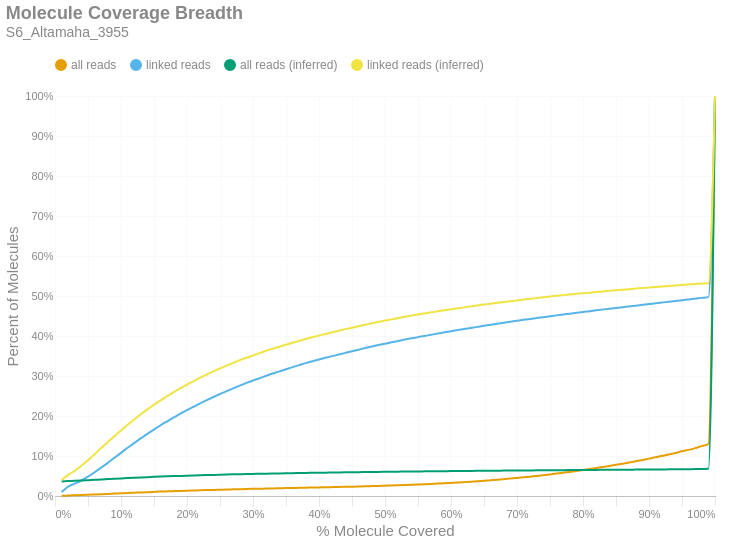

The notebook cell saved with this chart:
### Markdown cell above
### Molecule Read Coverage
This chart shows molecule coverage breadth as computed by the number of bases aligned to that molecule. In other words, "*how much of each unique long molecule is actually sequenced/aligned?*" Keep in mind there is a distinction between sequences and alignments, since some sequences belonging to a particular molecule may not align well and wouldn't appear in the alignment data. This chart also shows molecule coverage breadth as computed by the *inferred fragment* from which the aligned sequences originate. Unlike read coverage, this calculation takes into account the total insert size, including unsequenced gaps between the forward and reverse reads. Like the previous figures, these are cumulative percents.

### Code cell
if SKIPLR:
    print_html(f"Skipped")
else:
    binned_df = consolidated_hist(valids['coverage_bp'], mask, 0.01, True)
    binned_df_inf = consolidated_hist(valids['coverage_inserts'], mask, 0.01, True)
    binned_df = binned_df.with_columns(pl.lit(binned_df_inf['all reads (cumsum)']).alias('all reads (inferred)'))
    binned_df = binned_df.with_columns(pl.lit(binned_df_inf['linked reads (cumsum)']).alias('linked reads (inferred)'))
    binned_df = binned_df.with_columns(
        (pl.col('bin').cast(pl.Float64) + 0.01).alias('right_edge')
    )

    with SafeRender(binned_df):
        (
            density_plot(binned_df, 'Molecule Coverage Breadth', samplename, 'molcov', ['all reads (inferred)','linked reads (inferred)'])
            .encode(
                #x=alt.X('bin:Q', title="% Molecule Covered").axis(format = '%').scale(padding=0),
                x=alt.X('right_edge:Q', title="% Molecule Covered").axis(format='%').scale(padding=0),
                y=alt.Y('value:Q', title='Percent of Molecules')
                    .axis(format='%')
                    .stack(False)
                    .scale(domainMin=0, padding=0),
                color=alt.Color("key:N").scale(domain = ["all reads", "linked reads", "all reads (inferred)", "linked reads (inferred)"]),
                tooltip = [
                    alt.Tooltip("key:N", title = "Data Type"),
                    alt.Tooltip("range_label:N", title="% Molecule Covered"),
                    alt.Tooltip("value:Q", format = ".2%", title="% Molecules")
                ]
            )
        ).display()

### Figure 1 — Vega-Lite specification as saved in the notebook (floating-point values rounded to 4 significant figures)
{"width": "container", "height": 400, "config": {"title": {"anchor": "start", "dy": -15, "fontSize": 18, "color": "#888888", "subtitleColor": "#888888", "subtitleFontSize": 14}, "arc": {"fill": "#0072B2"}, "axis": {"domainColor": "#888888", "domainWidth": 0.5, "gridWidth": 0.2, "grid": false, "titleFontWeight": 400, "titleFontSize": 15, "labelFontSize": 11, "labelColor": "#888888", "tickColor": "#888888", "tickWidth": 0.2, "titleColor": "#888888"}, "axisBand": {"grid": false}, "axisX": {"grid": true, "tickSize": 10, "domainCap": "round"}, "axisY": {"domain": false, "grid": true, "tickSize": 0, "domainCap": "round"}, "background": "transparent", "header": {"labelFontSize": 15, "labelColor": "#888888", "titleFontSize": 15, "titleFontWeight": 600, "titleColor": "#888888"}, "legend": {"labelFont": "sans-serif", "labelFontSize": 12, "labelColor": "#888888", "symbolSize": 100, "symbolType": "circle", "titleFontSize": 12, "titlePadding": 10, "titleColor": "#888888", "title": null, "orient": "top"}, "range": {"category": ["#E69F00", "#56B4E9", "#009E73", "#F0E442", "#0072B2", "#D55E00", "#CC79A7", "#000000"], "diverging": ["#cfe8f3", "#a2d4ec", "#73bfe2", "#46abdb", "#1696d2", "#12719e"]}, "area": {"fill": "#0072B2", "fillOpacity": 0.7, "line": true, "strokeOpacity": 0.7}, "line": {"color": "#0072B2", "stroke": "#0072B2", "strokeWidth": 2}, "trail": {"color": "#0072B2", "stroke": "#0072B2", "strokeWidth": 0, "size": 1}, "point": {"filled": true, "fillOpacity": 1.0, "size": 95}, "text": {"color": "#888888", "fontSize": 11, "align": "right", "fontWeight": 400, "size": 11}, "bar": {"fill": "#0072B2", "stroke": null}, "view": {"stroke": null, "continuousWidth": 660, "continuousHeight": 400}}, "data": {"name": "data-27de57603a00b172f2f8fbb44fb4ee5d"}, "mark": {"type": "line", "interpolate": "monotone", "point": {"opacity": 0, "size": 275}}, "encoding": {"color": {"field": "key", "scale": {"domain": ["all reads", "linked reads", "all reads (inferred)", "linked reads (inferred)"]}, "type": "nominal"}, "tooltip": [{"field": "key", "title": "Data Type", "type": "nominal"}, {"field": "range_label", "title": "% Molecule Covered", "type": "nominal"}, {"field": "value", "format": ".2%", "title": "% Molecules", "type": "quantitative"}], "x": {"axis": {"format": "%"}, "field": "right_edge", "scale": {"padding": 0}, "title": "% Molecule Covered", "type": "quantitative"}, "y": {"axis": {"format": "%"}, "field": "value", "scale": {"domainMin": 0, "padding": 0}, "stack": false, "title": "Percent of Molecules", "type": "quantitative"}}, "params": [{"name": "param_c36ac31b6afebe62", "select": {"type": "point", "fields": ["key"]}, "bind": "legend"}], "title": {"text": "Molecule Coverage Breadth", "subtitle": "S6_Altamaha_3955"}, "transform": [{"fold": ["all reads (cumsum)", "linked reads (cumsum)", "all reads (inferred)", "linked reads (inferred)"]}, {"calculate": "replace(datum.key, ' (cumsum)', '')", "as": "key"}, {"filter": {"param": "param_c36ac31b6afebe62"}}], "usermeta": {"embedOptions": {"downloadFileName": "S6_Altamaha_3955.molcov"}}, "$schema": "https://vega.github.io/schema/vega-lite/v6.1.0.json", "datasets": {"data-27de57603a00b172f2f8fbb44fb4ee5d": [{"bin": "0.0", "interval": "0.0-0.01", "all reads": 0.0006569, "linked reads": 0.009816, "all reads (cumsum)": 0.0006569, "linked reads (cumsum)": 0.009816, "range_label": "0.0-0.01", "all reads (inferred)": 0.03655, "linked reads (inferred)": 0.03999, "right_edge": 0.01}, {"bin": "0.01", "interval": "0.01-0.02", "all reads": 0.0008733, "linked reads": 0.01375, "all reads (cumsum)": 0.00153, "linked reads (cumsum)": 0.02356, "range_label": "0.01-0.02", "all reads (inferred)": 0.03733, "linked reads (inferred)": 0.05283, "right_edge": 0.02}, {"bin": "0.02", "interval": "0.02-0.03", "all reads": 0.0004927, "linked reads": 0.007558, "all reads (cumsum)": 0.002023, "linked reads (cumsum)": 0.03112, "range_label": "0.02-0.03", "all reads (inferred)": 0.03796, "linked reads (inferred)": 0.06311, "right_edge": 0.03}, {"bin": "0.03", "interval": "0.03-0.04", "all reads": 0.0004912, "linked reads": 0.007641, "all reads (cumsum)": 0.002514, "linked reads (cumsum)": 0.03876, "range_label": "0.03-0.04", "all reads (inferred)": 0.03871, "linked reads (inferred)": 0.07551, "right_edge": 0.04}, {"bin": "0.04", "interval": "0.04-0.05", "all reads": 0.0005992, "linked reads": 0.009605, "all reads (cumsum)": 0.003113, "linked reads (cumsum)": 0.04837, "range_label": "0.04-0.05", "all reads (inferred)": 0.03956, "linked reads (inferred)": 0.08957, "right_edge": 0.05}, {"bin": "0.05", "interval": "0.05-0.06", "all reads": 0.000688, "linked reads": 0.01106, "all reads (cumsum)": 0.003801, "linked reads (cumsum)": 0.05943, "range_label": "0.05-0.06", "all reads (inferred)": 0.04045, "linked reads (inferred)": 0.1044, "right_edge": 0.06}, {"bin": "0.06", "interval": "0.06-0.07", "all reads": 0.0007076, "linked reads": 0.01144, "all reads (cumsum)": 0.004509, "linked reads (cumsum)": 0.07087, "range_label": "0.06-0.07", "all reads (inferred)": 0.04137, "linked reads (inferred)": 0.1198, "right_edge": 0.07}, {"bin": "0.07", "interval": "0.07-0.08", "all reads": 0.0007289, "linked reads": 0.01196, "all reads (cumsum)": 0.005238, "linked reads (cumsum)": 0.08283, "range_label": "0.07-0.08", "all reads (inferred)": 0.04226, "linked reads (inferred)": 0.1346, "right_edge": 0.08}, {"bin": "0.08", "interval": "0.08-0.09", "all reads": 0.0007744, "linked reads": 0.0126, "all reads (cumsum)": 0.006012, "linked reads (cumsum)": 0.09543, "range_label": "0.08-0.09", "all reads (inferred)": 0.04316, "linked reads (inferred)": 0.1496, "right_edge": 0.09}, {"bin": "0.09", "interval": "0.09-0.1", "all reads": 0.000761, "linked reads": 0.01246, "all reads (cumsum)": 0.006773, "linked reads (cumsum)": 0.1079, "range_label": "0.09-0.1", "all reads (inferred)": 0.04402, "linked reads (inferred)": 0.164, "right_edge": 0.1}, {"bin": "0.1", "interval": "0.1-0.11", "all reads": 0.0007706, "linked reads": 0.0126, "all reads (cumsum)": 0.007544, "linked reads (cumsum)": 0.1205, "range_label": "0.1-0.11", "all reads (inferred)": 0.04485, "linked reads (inferred)": 0.178, "right_edge": 0.11}, {"bin": "0.11", "interval": "0.11-0.12", "all reads": 0.0007127, "linked reads": 0.01181, "all reads (cumsum)": 0.008256, "linked reads (cumsum)": 0.1323, "range_label": "0.11-0.12", "all reads (inferred)": 0.04565, "linked reads (inferred)": 0.1914, "right_edge": 0.12}, {"bin": "0.12", "interval": "0.12-0.13", "all reads": 0.000716, "linked reads": 0.01178, "all reads (cumsum)": 0.008972, "linked reads (cumsum)": 0.1441, "range_label": "0.12-0.13", "all reads (inferred)": 0.04642, "linked reads (inferred)": 0.2043, "right_edge": 0.13}, {"bin": "0.13", "interval": "0.13-0.14", "all reads": 0.0006846, "linked reads": 0.01125, "all reads (cumsum)": 0.009657, "linked reads (cumsum)": 0.1553, "range_label": "0.13-0.14", "all reads (inferred)": 0.04716, "linked reads (inferred)": 0.2167, "right_edge": 0.14}, {"bin": "0.14", "interval": "0.14-0.15", "all reads": 0.0006562, "linked reads": 0.01079, "all reads (cumsum)": 0.01031, "linked reads (cumsum)": 0.1661, "range_label": "0.14-0.15", "all reads (inferred)": 0.04784, "linked reads (inferred)": 0.2282, "right_edge": 0.15}, {"bin": "0.15", "interval": "0.15-0.16", "all reads": 0.0006509, "linked reads": 0.01076, "all reads (cumsum)": 0.01096, "linked reads (cumsum)": 0.1769, "range_label": "0.15-0.16", "all reads (inferred)": 0.0485, "linked reads (inferred)": 0.2392, "right_edge": 0.16}, {"bin": "0.16", "interval": "0.16-0.17", "all reads": 0.0006035, "linked reads": 0.009857, "all reads (cumsum)": 0.01157, "linked reads (cumsum)": 0.1867, "range_label": "0.16-0.17", "all reads (inferred)": 0.04912, "linked reads (inferred)": 0.2497, "right_edge": 0.17}, {"bin": "0.17", "interval": "0.17-0.18", "all reads": 0.0005903, "linked reads": 0.009651, "all reads (cumsum)": 0.01216, "linked reads (cumsum)": 0.1964, "range_label": "0.17-0.18", "all reads (inferred)": 0.04972, "linked reads (inferred)": 0.2598, "right_edge": 0.18}, {"bin": "0.18", "interval": "0.18-0.19", "all reads": 0.0005745, "linked reads": 0.00939, "all reads (cumsum)": 0.01273, "linked reads (cumsum)": 0.2058, "range_label": "0.18-0.19", "all reads (inferred)": 0.05029, "linked reads (inferred)": 0.2695, "right_edge": 0.19}, {"bin": "0.19", "interval": "0.19-0.2", "all reads": 0.0005384, "linked reads": 0.008753, "all reads (cumsum)": 0.01327, "linked reads (cumsum)": 0.2145, "range_label": "0.19-0.2", "all reads (inferred)": 0.05084, "linked reads (inferred)": 0.2786, "right_edge": 0.2}, {"bin": "0.2", "interval": "0.2-0.21", "all reads": 0.0005214, "linked reads": 0.00858, "all reads (cumsum)": 0.01379, "linked reads (cumsum)": 0.2231, "range_label": "0.2-0.21", "all reads (inferred)": 0.05135, "linked reads (inferred)": 0.2873, "right_edge": 0.21}, {"bin": "0.21", "interval": "0.21-0.22", "all reads": 0.0005183, "linked reads": 0.00853, "all reads (cumsum)": 0.01431, "linked reads (cumsum)": 0.2316, "range_label": "0.21-0.22", "all reads (inferred)": 0.05185, "linked reads (inferred)": 0.2957, "right_edge": 0.22}, {"bin": "0.22", "interval": "0.22-0.23", "all reads": 0.000502, "linked reads": 0.008166, "all reads (cumsum)": 0.01481, "linked reads (cumsum)": 0.2398, "range_label": "0.22-0.23", "all reads (inferred)": 0.05233, "linked reads (inferred)": 0.3037, "right_edge": 0.23}, {"bin": "0.23", "interval": "0.23-0.24", "all reads": 0.0004728, "linked reads": 0.007732, "all reads (cumsum)": 0.01529, "linked reads (cumsum)": 0.2475, "range_label": "0.23-0.24", "all reads (inferred)": 0.0528, "linked reads (inferred)": 0.3116, "right_edge": 0.24}, {"bin": "0.24", "interval": "0.24-0.25", "all reads": 0.0004558, "linked reads": 0.007447, "all reads (cumsum)": 0.01574, "linked reads (cumsum)": 0.255, "range_label": "0.24-0.25", "all reads (inferred)": 0.05324, "linked reads (inferred)": 0.319, "right_edge": 0.25}, {"bin": "0.25", "interval": "0.25-0.26", "all reads": 0.0004579, "linked reads": 0.007368, "all reads (cumsum)": 0.0162, "linked reads (cumsum)": 0.2624, "range_label": "0.25-0.26", "all reads (inferred)": 0.05366, "linked reads (inferred)": 0.3261, "right_edge": 0.26}, {"bin": "0.26", "interval": "0.26-0.27", "all reads": 0.000428, "linked reads": 0.006864, "all reads (cumsum)": 0.01663, "linked reads (cumsum)": 0.2692, "range_label": "0.26-0.27", "all reads (inferred)": 0.05406, "linked reads (inferred)": 0.3329, "right_edge": 0.27}, {"bin": "0.27", "interval": "0.27-0.28", "all reads": 0.0004266, "linked reads": 0.006802, "all reads (cumsum)": 0.01705, "linked reads (cumsum)": 0.276, "range_label": "0.27-0.28", "all reads (inferred)": 0.05445, "linked reads (inferred)": 0.3393, "right_edge": 0.28}, {"bin": "0.28", "interval": "0.28-0.29", "all reads": 0.0004151, "linked reads": 0.006661, "all reads (cumsum)": 0.01747, "linked reads (cumsum)": 0.2827, "range_label": "0.28-0.29", "all reads (inferred)": 0.05483, "linked reads (inferred)": 0.3457, "right_edge": 0.29}, {"bin": "0.29", "interval": "0.29-0.3", "all reads": 0.0003907, "linked reads": 0.00619, "all reads (cumsum)": 0.01786, "linked reads (cumsum)": 0.2889, "range_label": "0.29-0.3", "all reads (inferred)": 0.05518, "linked reads (inferred)": 0.3515, "right_edge": 0.3}, {"bin": "0.3", "interval": "0.3-0.31", "all reads": 0.0003596, "linked reads": 0.005603, "all reads (cumsum)": 0.01822, "linked reads (cumsum)": 0.2945, "range_label": "0.3-0.31", "all reads (inferred)": 0.05552, "linked reads (inferred)": 0.3572, "right_edge": 0.31}, {"bin": "0.31", "interval": "0.31-0.32", "all reads": 0.0003933, "linked reads": 0.00607, "all reads (cumsum)": 0.01861, "linked reads (cumsum)": 0.3005, "range_label": "0.31-0.32", "all reads (inferred)": 0.05587, "linked reads (inferred)": 0.363, "right_edge": 0.32}, {"bin": "0.32", "interval": "0.32-0.33", "all reads": 0.0003816, "linked reads": 0.005809, "all reads (cumsum)": 0.01899, "linked reads (cumsum)": 0.3064, "range_label": "0.32-0.33", "all reads (inferred)": 0.05619, "linked reads (inferred)": 0.3683, "right_edge": 0.33}, {"bin": "0.33", "interval": "0.33-0.34", "all reads": 0.0003411, "linked reads": 0.005111, "all reads (cumsum)": 0.01933, "linked reads (cumsum)": 0.3115, "range_label": "0.33-0.34", "all reads (inferred)": 0.05649, "linked reads (inferred)": 0.3733, "right_edge": 0.34}, {"bin": "0.34", "interval": "0.34-0.35", "all reads": 0.0003684, "linked reads": 0.005487, "all reads (cumsum)": 0.0197, "linked reads (cumsum)": 0.317, "range_label": "0.34-0.35", "all reads (inferred)": 0.05679, "linked reads (inferred)": 0.3783, "right_edge": 0.35}, {"bin": "0.35", "interval": "0.35-0.36", "all reads": 0.0003622, "linked reads": 0.005173, "all reads (cumsum)": 0.02007, "linked reads (cumsum)": 0.3221, "range_label": "0.35-0.36", "all reads (inferred)": 0.05709, "linked reads (inferred)": 0.3833, "right_edge": 0.36}, {"bin": "0.36", "interval": "0.36-0.37", "all reads": 0.0003541, "linked reads": 0.005044, "all reads (cumsum)": 0.02042, "linked reads (cumsum)": 0.3272, "range_label": "0.36-0.37", "all reads (inferred)": 0.05737, "linked reads (inferred)": 0.388, "right_edge": 0.37}, {"bin": "0.37", "interval": "0.37-0.38", "all reads": 0.0003593, "linked reads": 0.004995, "all reads (cumsum)": 0.02078, "linked reads (cumsum)": 0.3322, "range_label": "0.37-0.38", "all reads (inferred)": 0.05766, "linked reads (inferred)": 0.3926, "right_edge": 0.38}, {"bin": "0.38", "interval": "0.38-0.39", "all reads": 0.0003574, "linked reads": 0.00466, "all reads (cumsum)": 0.02114, "linked reads (cumsum)": 0.3368, "range_label": "0.38-0.39", "all reads (inferred)": 0.05792, "linked reads (inferred)": 0.3969, "right_edge": 0.39}, {"bin": "0.39", "interval": "0.39-0.4", "all reads": 0.0003591, "linked reads": 0.004449, "all reads (cumsum)": 0.0215, "linked reads (cumsum)": 0.3413, "range_label": "0.39-0.4", "all reads (inferred)": 0.05818, "linked reads (inferred)": 0.4012, "right_edge": 0.4}, {"bin": "0.4", "interval": "0.4-0.41", "all reads": 0.0003452, "linked reads": 0.004234, "all reads (cumsum)": 0.02184, "linked reads (cumsum)": 0.3455, "range_label": "0.4-0.41", "all reads (inferred)": 0.05843, "linked reads (inferred)": 0.4052, "right_edge": 0.41}, {"bin": "0.41", "interval": "0.41-0.42", "all reads": 0.0003667, "linked reads": 0.004106, "all reads (cumsum)": 0.02221, "linked reads (cumsum)": 0.3496, "range_label": "0.41-0.42", "all reads (inferred)": 0.05868, "linked reads (inferred)": 0.4094, "right_edge": 0.42}, {"bin": "0.42", "interval": "0.42-0.43", "all reads": 0.0003763, "linked reads": 0.004172, "all reads (cumsum)": 0.02258, "linked reads (cumsum)": 0.3538, "range_label": "0.42-0.43", "all reads (inferred)": 0.05892, "linked reads (inferred)": 0.4133, "right_edge": 0.43}, {"bin": "0.43", "interval": "0.43-0.44", "all reads": 0.000394, "linked reads": 0.004085, "all reads (cumsum)": 0.02298, "linked reads (cumsum)": 0.3579, "range_label": "0.43-0.44", "all reads (inferred)": 0.05916, "linked reads (inferred)": 0.4171, "right_edge": 0.44}, {"bin": "0.44", "interval": "0.44-0.45", "all reads": 0.0004084, "linked reads": 0.00404, "all reads (cumsum)": 0.02339, "linked reads (cumsum)": 0.3619, "range_label": "0.44-0.45", "all reads (inferred)": 0.05939, "linked reads (inferred)": 0.4208, "right_edge": 0.45}, {"bin": "0.45", "interval": "0.45-0.46", "all reads": 0.0004228, "linked reads": 0.003936, "all reads (cumsum)": 0.02381, "linked reads (cumsum)": 0.3658, "range_label": "0.45-0.46", "all reads (inferred)": 0.05961, "linked reads (inferred)": 0.4244, "right_edge": 0.46}, {"bin": "0.46", "interval": "0.46-0.47", "all reads": 0.0004364, "linked reads": 0.003936, "all reads (cumsum)": 0.02425, "linked reads (cumsum)": 0.3698, "range_label": "0.46-0.47", "all reads (inferred)": 0.05984, "linked reads (inferred)": 0.4281, "right_edge": 0.47}, {"bin": "0.47", "interval": "0.47-0.48", "all reads": 0.0004661, "linked reads": 0.003787, "all reads (cumsum)": 0.02471, "linked reads (cumsum)": 0.3736, "range_label": "0.47-0.48", "all reads (inferred)": 0.06006, "linked reads (inferred)": 0.4317, "right_edge": 0.48}, {"bin": "0.48", "interval": "0.48-0.49", "all reads": 0.0004819, "linked reads": 0.003705, "all reads (cumsum)": 0.02519, "linked reads (cumsum)": 0.3773, "range_label": "0.48-0.49", "all reads (inferred)": 0.06028, "linked reads (inferred)": 0.4352, "right_edge": 0.49}, {"bin": "0.49", "interval": "0.49-0.5", "all reads": 0.0005345, "linked reads": 0.003539, "all reads (cumsum)": 0.02573, "linked reads (cumsum)": 0.3808, "range_label": "0.49-0.5", "all reads (inferred)": 0.06048, "linked reads (inferred)": 0.4385, "right_edge": 0.5}, {"bin": "0.5", "interval": "0.5-0.51", "all reads": 0.0005041, "linked reads": 0.003407, "all reads (cumsum)": 0.02623, "linked reads (cumsum)": 0.3842, "range_label": "0.5-0.51", "all reads (inferred)": 0.06067, "linked reads (inferred)": 0.4416, "right_edge": 0.51}, {"bin": "0.51", "interval": "0.51-0.52", "all reads": 0.000575, "linked reads": 0.003465, "all reads (cumsum)": 0.02681, "linked reads (cumsum)": 0.3877, "range_label": "0.51-0.52", "all reads (inferred)": 0.06087, "linked reads (inferred)": 0.4449, "right_edge": 0.52}, {"bin": "0.52", "interval": "0.52-0.53", "all reads": 0.0005999, "linked reads": 0.00332, "all reads (cumsum)": 0.02741, "linked reads (cumsum)": 0.391, "range_label": "0.52-0.53", "all reads (inferred)": 0.06107, "linked reads (inferred)": 0.448, "right_edge": 0.53}, {"bin": "0.53", "interval": "0.53-0.54", "all reads": 0.0006337, "linked reads": 0.003167, "all reads (cumsum)": 0.02804, "linked reads (cumsum)": 0.3942, "range_label": "0.53-0.54", "all reads (inferred)": 0.06125, "linked reads (inferred)": 0.4509, "right_edge": 0.54}, {"bin": "0.54", "interval": "0.54-0.55", "all reads": 0.0006588, "linked reads": 0.003002, "all reads (cumsum)": 0.0287, "linked reads (cumsum)": 0.3972, "range_label": "0.54-0.55", "all reads (inferred)": 0.06144, "linked reads (inferred)": 0.4538, "right_edge": 0.55}, {"bin": "0.55", "interval": "0.55-0.56", "all reads": 0.000716, "linked reads": 0.003072, "all reads (cumsum)": 0.02942, "linked reads (cumsum)": 0.4002, "range_label": "0.55-0.56", "all reads (inferred)": 0.06161, "linked reads (inferred)": 0.4565, "right_edge": 0.56}, {"bin": "0.56", "interval": "0.56-0.57", "all reads": 0.0007526, "linked reads": 0.00289, "all reads (cumsum)": 0.03017, "linked reads (cumsum)": 0.4031, "range_label": "0.56-0.57", "all reads (inferred)": 0.06178, "linked reads (inferred)": 0.4591, "right_edge": 0.57}, {"bin": "0.57", "interval": "0.57-0.58", "all reads": 0.0007893, "linked reads": 0.003184, "all reads (cumsum)": 0.03096, "linked reads (cumsum)": 0.4063, "range_label": "0.57-0.58", "all reads (inferred)": 0.06195, "linked reads (inferred)": 0.4617, "right_edge": 0.58}, {"bin": "0.58", "interval": "0.58-0.59", "all reads": 0.0008486, "linked reads": 0.00289, "all reads (cumsum)": 0.03181, "linked reads (cumsum)": 0.4092, "range_label": "0.58-0.59", "all reads (inferred)": 0.0621, "linked reads (inferred)": 0.4641, "right_edge": 0.59}, {"bin": "0.59", "interval": "0.59-0.6", "all reads": 0.0009247, "linked reads": 0.002857, "all reads (cumsum)": 0.03273, "linked reads (cumsum)": 0.4121, "range_label": "0.59-0.6", "all reads (inferred)": 0.06228, "linked reads (inferred)": 0.4668, "right_edge": 0.6}, {"bin": "0.6", "interval": "0.6-0.61", "all reads": 0.0009238, "linked reads": 0.0027, "all reads (cumsum)": 0.03365, "linked reads (cumsum)": 0.4148, "range_label": "0.6-0.61", "all reads (inferred)": 0.06244, "linked reads (inferred)": 0.4692, "right_edge": 0.61}, {"bin": "0.61", "interval": "0.61-0.62", "all reads": 0.001032, "linked reads": 0.002597, "all reads (cumsum)": 0.03469, "linked reads (cumsum)": 0.4174, "range_label": "0.61-0.62", "all reads (inferred)": 0.06259, "linked reads (inferred)": 0.4715, "right_edge": 0.62}, {"bin": "0.62", "interval": "0.62-0.63", "all reads": 0.00107, "linked reads": 0.002679, "all reads (cumsum)": 0.03576, "linked reads (cumsum)": 0.42, "range_label": "0.62-0.63", "all reads (inferred)": 0.06275, "linked reads (inferred)": 0.4741, "right_edge": 0.63}, {"bin": "0.63", "interval": "0.63-0.64", "all reads": 0.001139, "linked reads": 0.002737, "all reads (cumsum)": 0.03689, "linked reads (cumsum)": 0.4228, "range_label": "0.63-0.64", "all reads (inferred)": 0.0629, "linked reads (inferred)": 0.4765, "right_edge": 0.64}, {"bin": "0.64", "interval": "0.64-0.65", "all reads": 0.001192, "linked reads": 0.002816, "all reads (cumsum)": 0.03809, "linked reads (cumsum)": 0.4256, "range_label": "0.64-0.65", "all reads (inferred)": 0.06305, "linked reads (inferred)": 0.4787, "right_edge": 0.65}, {"bin": "0.65", "interval": "0.65-0.66", "all reads": 0.001302, "linked reads": 0.002473, "all reads (cumsum)": 0.03939, "linked reads (cumsum)": 0.4281, "range_label": "0.65-0.66", "all reads (inferred)": 0.06319, "linked reads (inferred)": 0.4808, "right_edge": 0.66}, {"bin": "0.66", "interval": "0.66-0.67", "all reads": 0.001298, "linked reads": 0.002638, "all reads (cumsum)": 0.04069, "linked reads (cumsum)": 0.4307, "range_label": "0.66-0.67", "all reads (inferred)": 0.06334, "linked reads (inferred)": 0.483, "right_edge": 0.67}, {"bin": "0.67", "interval": "0.67-0.68", "all reads": 0.001405, "linked reads": 0.002568, "all reads (cumsum)": 0.04209, "linked reads (cumsum)": 0.4333, "range_label": "0.67-0.68", "all reads (inferred)": 0.06348, "linked reads (inferred)": 0.4851, "right_edge": 0.68}, {"bin": "0.68", "interval": "0.68-0.69", "all reads": 0.001443, "linked reads": 0.00244, "all reads (cumsum)": 0.04354, "linked reads (cumsum)": 0.4357, "range_label": "0.68-0.69", "all reads (inferred)": 0.06361, "linked reads (inferred)": 0.4871, "right_edge": 0.69}, {"bin": "0.69", "interval": "0.69-0.7", "all reads": 0.001546, "linked reads": 0.002361, "all reads (cumsum)": 0.04508, "linked reads (cumsum)": 0.4381, "range_label": "0.69-0.7", "all reads (inferred)": 0.06375, "linked reads (inferred)": 0.489, "right_edge": 0.7}, {"bin": "0.7", "interval": "0.7-0.71", "all reads": 0.001571, "linked reads": 0.002357, "all reads (cumsum)": 0.04665, "linked reads (cumsum)": 0.4404, "range_label": "0.7-0.71", "all reads (inferred)": 0.06388, "linked reads (inferred)": 0.491, "right_edge": 0.71}, {"bin": "0.71", "interval": "0.71-0.72", "all reads": 0.001702, "linked reads": 0.002262, "all reads (cumsum)": 0.04835, "linked reads (cumsum)": 0.4427, "range_label": "0.71-0.72", "all reads (inferred)": 0.06402, "linked reads (inferred)": 0.493, "right_edge": 0.72}, {"bin": "0.72", "interval": "0.72-0.73", "all reads": 0.001797, "linked reads": 0.002253, "all reads (cumsum)": 0.05015, "linked reads (cumsum)": 0.445, "range_label": "0.72-0.73", "all reads (inferred)": 0.06414, "linked reads (inferred)": 0.4948, "right_edge": 0.73}, {"bin": "0.73", "interval": "0.73-0.74", "all reads": 0.001823, "linked reads": 0.002158, "all reads (cumsum)": 0.05197, "linked reads (cumsum)": 0.4471, "range_label": "0.73-0.74", "all reads (inferred)": 0.06428, "linked reads (inferred)": 0.4968, "right_edge": 0.74}, {"bin": "0.74", "interval": "0.74-0.75", "all reads": 0.002015, "linked reads": 0.002266, "all reads (cumsum)": 0.05399, "linked reads (cumsum)": 0.4494, "range_label": "0.74-0.75", "all reads (inferred)": 0.06443, "linked reads (inferred)": 0.4988, "right_edge": 0.75}, {"bin": "0.75", "interval": "0.75-0.76", "all reads": 0.001989, "linked reads": 0.002175, "all reads (cumsum)": 0.05598, "linked reads (cumsum)": 0.4516, "range_label": "0.75-0.76", "all reads (inferred)": 0.06454, "linked reads (inferred)": 0.5004, "right_edge": 0.76}, {"bin": "0.76", "interval": "0.76-0.77", "all reads": 0.002104, "linked reads": 0.002191, "all reads (cumsum)": 0.05808, "linked reads (cumsum)": 0.4537, "range_label": "0.76-0.77", "all reads (inferred)": 0.06467, "linked reads (inferred)": 0.5022, "right_edge": 0.77}, {"bin": "0.77", "interval": "0.77-0.78", "all reads": 0.002138, "linked reads": 0.002121, "all reads (cumsum)": 0.06022, "linked reads (cumsum)": 0.4559, "range_label": "0.77-0.78", "all reads (inferred)": 0.06479, "linked reads (inferred)": 0.5038, "right_edge": 0.78}, {"bin": "0.78", "interval": "0.78-0.79", "all reads": 0.002277, "linked reads": 0.002175, "all reads (cumsum)": 0.0625, "linked reads (cumsum)": 0.458, "range_label": "0.78-0.79", "all reads (inferred)": 0.06491, "linked reads (inferred)": 0.5053, "right_edge": 0.79}, {"bin": "0.79", "interval": "0.79-0.8", "all reads": 0.002441, "linked reads": 0.00222, "all reads (cumsum)": 0.06494, "linked reads (cumsum)": 0.4603, "range_label": "0.79-0.8", "all reads (inferred)": 0.06504, "linked reads (inferred)": 0.507, "right_edge": 0.8}, {"bin": "0.8", "interval": "0.8-0.81", "all reads": 0.002338, "linked reads": 0.001857, "all reads (cumsum)": 0.06728, "linked reads (cumsum)": 0.4621, "range_label": "0.8-0.81", "all reads (inferred)": 0.06514, "linked reads (inferred)": 0.5084, "right_edge": 0.81}, {"bin": "0.81", "interval": "0.81-0.82", "all reads": 0.002521, "linked reads": 0.002146, "all reads (cumsum)": 0.0698, "linked reads (cumsum)": 0.4643, "range_label": "0.81-0.82", "all reads (inferred)": 0.06527, "linked reads (inferred)": 0.51, "right_edge": 0.82}, {"bin": "0.82", "interval": "0.82-0.83", "all reads": 0.002632, "linked reads": 0.001861, "all reads (cumsum)": 0.07243, "linked reads (cumsum)": 0.4661, "range_label": "0.82-0.83", "all reads (inferred)": 0.06539, "linked reads (inferred)": 0.5115, "right_edge": 0.83}, {"bin": "0.83", "interval": "0.83-0.84", "all reads": 0.002684, "linked reads": 0.002001, "all reads (cumsum)": 0.07511, "linked reads (cumsum)": 0.4681, "range_label": "0.83-0.84", "all reads (inferred)": 0.06551, "linked reads (inferred)": 0.513, "right_edge": 0.84}, {"bin": "0.84", "interval": "0.84-0.85", "all reads": 0.002778, "linked reads": 0.001902, "all reads (cumsum)": 0.07789, "linked reads (cumsum)": 0.47, "range_label": "0.84-0.85", "all reads (inferred)": 0.06562, "linked reads (inferred)": 0.5144, "right_edge": 0.85}, {"bin": "0.85", "interval": "0.85-0.86", "all reads": 0.002883, "linked reads": 0.001906, "all reads (cumsum)": 0.08077, "linked reads (cumsum)": 0.4719, "range_label": "0.85-0.86", "all reads (inferred)": 0.06574, "linked reads (inferred)": 0.5158, "right_edge": 0.86}, {"bin": "0.86", "interval": "0.86-0.87", "all reads": 0.002996, "linked reads": 0.001985, "all reads (cumsum)": 0.08377, "linked reads (cumsum)": 0.4739, "range_label": "0.86-0.87", "all reads (inferred)": 0.06585, "linked reads (inferred)": 0.5171, "right_edge": 0.87}, {"bin": "0.87", "interval": "0.87-0.88", "all reads": 0.003138, "linked reads": 0.001898, "all reads (cumsum)": 0.08691, "linked reads (cumsum)": 0.4758, "range_label": "0.87-0.88", "all reads (inferred)": 0.06597, "linked reads (inferred)": 0.5185, "right_edge": 0.88}, {"bin": "0.88", "interval": "0.88-0.89", "all reads": 0.003183, "linked reads": 0.002043, "all reads (cumsum)": 0.09009, "linked reads (cumsum)": 0.4779, "range_label": "0.88-0.89", "all reads (inferred)": 0.06607, "linked reads (inferred)": 0.5197, "right_edge": 0.89}, {"bin": "0.89", "interval": "0.89-0.9", "all reads": 0.003308, "linked reads": 0.001993, "all reads (cumsum)": 0.0934, "linked reads (cumsum)": 0.4798, "range_label": "0.89-0.9", "all reads (inferred)": 0.0662, "linked reads (inferred)": 0.5212, "right_edge": 0.9}, {"bin": "0.9", "interval": "0.9-0.91", "all reads": 0.003257, "linked reads": 0.001848, "all reads (cumsum)": 0.09666, "linked reads (cumsum)": 0.4817, "range_label": "0.9-0.91", "all reads (inferred)": 0.06632, "linked reads (inferred)": 0.5224, "right_edge": 0.91}, {"bin": "0.91", "interval": "0.91-0.92", "all reads": 0.003729, "linked reads": 0.001943, "all reads (cumsum)": 0.1004, "linked reads (cumsum)": 0.4836, "range_label": "0.91-0.92", "all reads (inferred)": 0.06647, "linked reads (inferred)": 0.5239, "right_edge": 0.92}, {"bin": "0.92", "interval": "0.92-0.93", "all reads": 0.003413, "linked reads": 0.002096, "all reads (cumsum)": 0.1038, "linked reads (cumsum)": 0.4857, "range_label": "0.92-0.93", "all reads (inferred)": 0.06661, "linked reads (inferred)": 0.5252, "right_edge": 0.93}, {"bin": "0.93", "interval": "0.93-0.94", "all reads": 0.00375, "linked reads": 0.001952, "all reads (cumsum)": 0.1075, "linked reads (cumsum)": 0.4877, "range_label": "0.93-0.94", "all reads (inferred)": 0.06675, "linked reads (inferred)": 0.5264, "right_edge": 0.94}, {"bin": "0.94", "interval": "0.94-0.95", "all reads": 0.004218, "linked reads": 0.001943, "all reads (cumsum)": 0.1118, "linked reads (cumsum)": 0.4896, "range_label": "0.94-0.95", "all reads (inferred)": 0.06689, "linked reads (inferred)": 0.5276, "right_edge": 0.95}, {"bin": "0.95", "interval": "0.95-0.96", "all reads": 0.003576, "linked reads": 0.001737, "all reads (cumsum)": 0.1153, "linked reads (cumsum)": 0.4914, "range_label": "0.95-0.96", "all reads (inferred)": 0.06708, "linked reads (inferred)": 0.5288, "right_edge": 0.96}, {"bin": "0.96", "interval": "0.96-0.97", "all reads": 0.004321, "linked reads": 0.001952, "all reads (cumsum)": 0.1197, "linked reads (cumsum)": 0.4933, "range_label": "0.96-0.97", "all reads (inferred)": 0.06726, "linked reads (inferred)": 0.5301, "right_edge": 0.97}, {"bin": "0.97", "interval": "0.97-0.98", "all reads": 0.005116, "linked reads": 0.002001, "all reads (cumsum)": 0.1248, "linked reads (cumsum)": 0.4953, "range_label": "0.97-0.98", "all reads (inferred)": 0.06752, "linked reads (inferred)": 0.5311, "right_edge": 0.98}, {"bin": "0.98", "interval": "0.98-0.99", "all reads": 0.004794, "linked reads": 0.001865, "all reads (cumsum)": 0.1296, "linked reads (cumsum)": 0.4972, "range_label": "0.98-0.99", "all reads (inferred)": 0.06793, "linked reads (inferred)": 0.5317, "right_edge": 0.99}, {"bin": "0.99", "interval": "0.99-1.0", "all reads": 0.8704, "linked reads": 0.5028, "all reads (cumsum)": 1.0, "linked reads (cumsum)": 1.0, "range_label": "0.99-1.0", "all reads (inferred)": 1.0, "linked reads (inferred)": 1.0, "right_edge": 1.0}]}}
